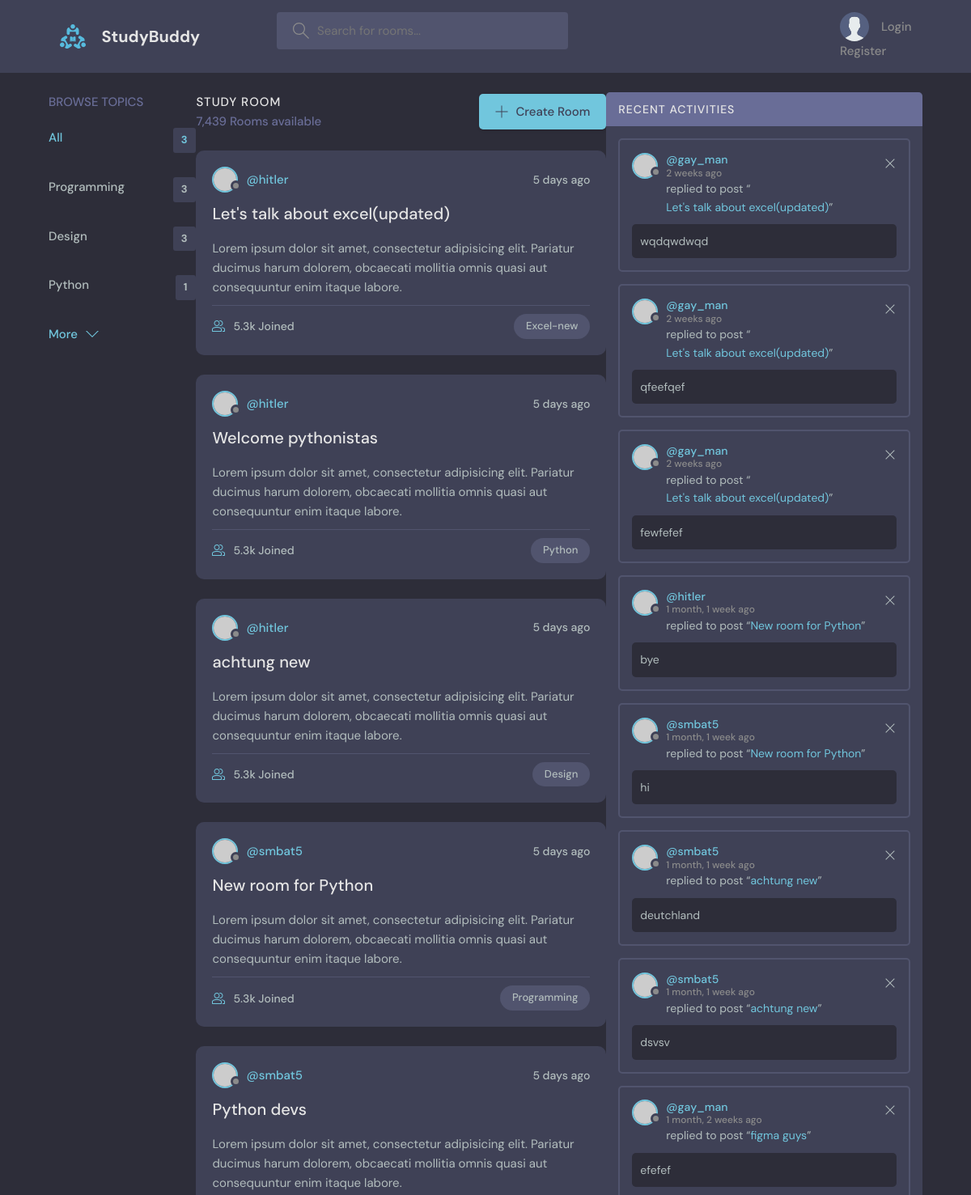
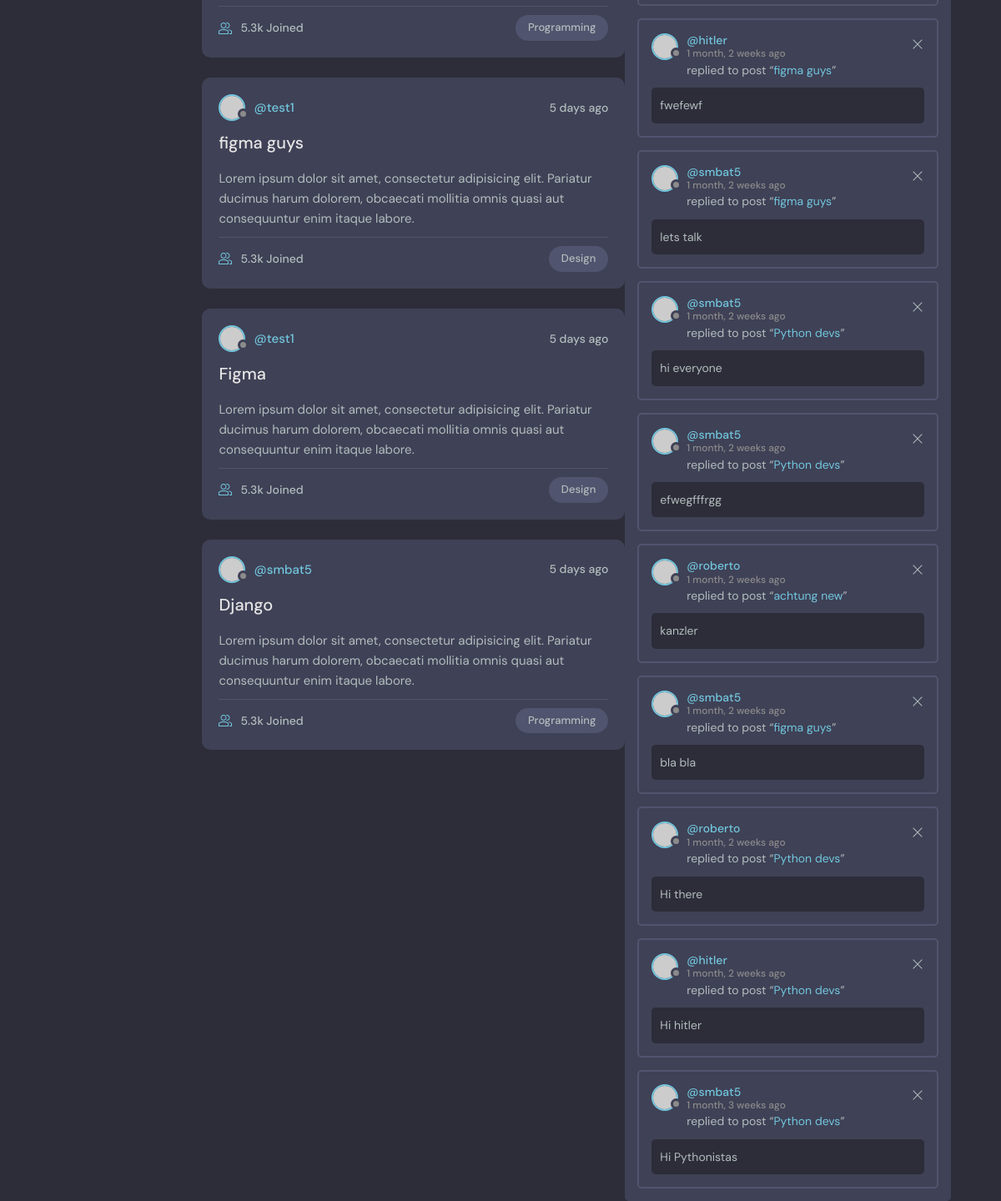
The page / on the database its author committed (2 pictures, top to bottom).
### polls/models.py (models this page shows, shortened)
class Topic(models.Model):
    name = models.CharField(max_length=200)

class Room(models.Model):
    host = models.ForeignKey(User, on_delete=models.SET_NULL , null=True)
    topic = models.ForeignKey(Topic , on_delete=models.SET_NULL, null=True)
    name = models.CharField(max_length=200)
    participants = models.ManyToManyField(User , related_name='participants' , blank=True)
    description = models.TextField(null=True , blank=True)
    modified_date = models.DateTimeField(auto_now=True)
    created_date = models.DateTimeField(auto_now_add=True)
    class Meta:
        ordering = ['-modified_date' , '-created_date']

class Message(models.Model):
    user = models.ForeignKey(User, on_delete=models.CASCADE)
    room = models.ForeignKey(Room , on_delete=models.CASCADE)
    body = models.TextField()
    modified_date = models.DateTimeField(auto_now=True)
    created_date = models.DateTimeField(auto_now_add=True)
    def __str__(self) -> str:
        return self.body[:50]

### polls/views.py (the view)
# urls.py: 2. Add a URL to urlpatterns:  path('', views.home, name='home')
def home(request):
    q = request.GET.get('q') if request.GET.get('q') != None else ''
    rooms = Room.objects.filter(Q(topic__name__icontains = q)|Q(host__username__icontains = q)|Q(name__icontains = q)|Q(description__icontains = q))
    room_count = rooms.count()
    topics = Topic.objects.all()[:3]
    room_messages = Message.objects.filter(
                                           Q(user__username__icontains = q)|
                                           Q(body__icontains = q)|
                                           Q(room__name__icontains = q)|
                                           Q(room__topic__name__icontains = q)
                                           ).order_by('-created_date')
    return render(request , 'polls/home.html', context={'rooms':rooms,
                                                        'topics':topics,
                                                        'room_count':room_count,
                                                        'room_messages':room_messages})

### polls/templates/polls/home.html (shortened to what this page needs)
{% extends 'index.html' %}
{% load static %}
{% block content %}
    <main class="layout layout--3">
      <div class="container">
        {% include 'polls/topics_component.html' %}
        <div class="roomList">
          <div class="roomList__header">
            <div>
              <h2>Study Room</h2>
              <p>7,439 Rooms available</p>
            </div>
            <a class="btn btn--main" href="create-room.html">
              <svg version="1.1" xmlns="http://www.w3.org/2000/svg" width="32" height="32" viewBox="0 0 32 32">
                <title>add</title>
                <path
                  d="M16.943 0.943h-1.885v14.115h-14.115v1.885h14.115v14.115h1.885v-14.115h14.115v-1.885h-14.115v-14.115z"
                ></path>
              </svg>
              Create Room
            </a>
          </div>
          {% include 'polls/room_component.html' %}
        </div>
        {% include 'polls/activity_component.html' %}
        {% endblock %}

### polls/templates/polls/topics_component.html
<div class="topics">
    <div class="topics__header">
      <h2>Browse Topics</h2>
    </div>
    <ul class="topics__list">
      <li>
        <a href="{% url 'home' %}" class="active">All <span>{{topics.count}}</span></a>
      </li>
      {% for topic in topics%}
        <li>
            <a href="{% url 'home' %}?q={{topic.name}}">{{topic.name}} <span>{{topic.room_set.all.count}}</span></a>
        </li>
        {%endfor%}
    </ul>
    <a class="btn btn--link" href="{% url 'topics' %}">
      More
      <svg version="1.1" xmlns="http://www.w3.org/2000/svg" width="32" height="32" viewBox="0 0 32 32">
        <title>chevron-down</title>
        <path d="M16 21l-13-13h-3l16 16 16-16h-3l-13 13z"></path>
      </svg>
    </a>
  </div>

### polls/templates/polls/room_component.html (shortened to what this page needs)
<div class="roomList">
    {% for room in rooms%}
    <div class="roomListRoom">
      <div class="roomListRoom__header">
        <a href="{% url 'user_page' room.host.id %}" class="roomListRoom__author">
          <div class="avatar avatar--small">
            <img src="https://randomuser.me/api/portraits/women/11.jpg" />
          </div>
          <span>@{{room.host.username}}</span>
        </a>
        <div class="roomListRoom__actions">
          <span>5 days ago</span>
        </div>
      </div>
      <div class="roomListRoom__content">
        <a href="{% url 'room' room.id %}">{{room.name}}</a>
        <p>
          Lorem ipsum dolor sit amet, consectetur adipisicing elit. Pariatur ducimus harum dolorem, obcaecati
          mollitia omnis quasi aut consequuntur enim itaque labore.
        </p>
      </div>
      <div class="roomListRoom__meta">
        <a href="room.html" class="roomListRoom__joined">
          5.3k Joined
        </a>
        <p class="roomListRoom__topic">{{room.topic.name}}</p>
      </div>
    </div>
    {%endfor%}
  </div>

### polls/templates/polls/activity_component.html
<div class="activities">
    <div class="activities__header">
      <h2>Recent Activities</h2>
    </div>
    {% for room_message in room_messages%}
    <div class="activities__box">
      <div class="activities__boxHeader roomListRoom__header">
        <a href="{% url 'user_page' room_message.user.id %}" class="roomListRoom__author">
          <div class="avatar avatar--small">
            <img src="https://randomuser.me/api/portraits/women/11.jpg" />
          </div>
          <p>
            @{{room_message.user.username}}
            <span>{{room_message.created_date|timesince}} ago</span>
          </p>
        </a>
        <div class="roomListRoom__actions">
          <a href="#">
            <svg version="1.1" xmlns="http://www.w3.org/2000/svg" width="32" height="32" viewBox="0 0 32 32">
              <title>remove</title>
              <path
                d="M27.314 6.019l-1.333-1.333-9.98 9.981-9.981-9.981-1.333 1.333 9.981 9.981-9.981 9.98 1.333 1.333 9.981-9.98 9.98 9.98 1.333-1.333-9.98-9.98 9.98-9.981z"
              ></path>
            </svg>
          </a>
        </div>
      </div>
      <div class="activities__boxContent">
        <p>replied to post “<a href="room.html">{{room_message.room.name}}</a>”</p>
        <div class="activities__boxRoomContent">
            {{room_message}}
        </div>
      </div>
    </div>
    {%endfor%}
  </div>

### rows shown on the page
Topic: name "Programming", room_set.all.count "3"
Topic: name "Design", room_set.all.count "3"
Topic: name "Python", room_set.all.count "1"
Room: host.username "hitler", name "Let's talk about excel(updated)", topic.name "Excel-new"
Room: host.username "hitler", name "Welcome pythonistas", topic.name "Python"
Room: host.username "hitler", name "achtung new", topic.name "Design"
Room: host.username "smbat5", name "New room for Python", topic.name "Programming"
Room: host.username "smbat5", name "Python devs", topic.name "Programming"
Room: host.username "test1", name "figma guys", topic.name "Design"
Room: host.username "test1", name "Figma", topic.name "Design"
Room: host.username "smbat5", name "Django", topic.name "Programming"
Message: user.username "gay_man", created_date "2 weeks", room.name "Let's talk about excel(updated)", body "wqdqwdwqd"
Message: user.username "gay_man", created_date "2 weeks", room.name "Let's talk about excel(updated)", body "qfeefqef"
Message: user.username "gay_man", created_date "2 weeks", room.name "Let's talk about excel(updated)", body "fewfefef"
Message: user.username "hitler", created_date "1 month, 1 week", room.name "New room for Python", body "bye"
Message: user.username "smbat5", created_date "1 month, 1 week", room.name "New room for Python", body "hi"
Message: user.username "smbat5", created_date "1 month, 1 week", room.name "achtung new", body "deutchland"
Message: user.username "smbat5", created_date "1 month, 1 week", room.name "achtung new", body "dsvsv"
Message: user.username "gay_man", created_date "1 month, 2 weeks", room.name "figma guys", body "efefef"
Message: user.username "hitler", created_date "1 month, 2 weeks", room.name "figma guys", body "fwefewf"
Message: user.username "smbat5", created_date "1 month, 2 weeks", room.name "figma guys", body "lets talk"
Message: user.username "smbat5", created_date "1 month, 2 weeks", room.name "Python devs", body "hi everyone"
Message: user.username "smbat5", created_date "1 month, 2 weeks", room.name "Python devs", body "efwegfffrgg"
Message: user.username "roberto", created_date "1 month, 2 weeks", room.name "achtung new", body "kanzler"
Message: user.username "smbat5", created_date "1 month, 2 weeks", room.name "figma guys", body "bla bla"
Message: user.username "roberto", created_date "1 month, 2 weeks", room.name "Python devs", body "Hi there"
Message: user.username "hitler", created_date "1 month, 2 weeks", room.name "Python devs", body "Hi hitler"
Message: user.username "smbat5", created_date "1 month, 3 weeks", room.name "Python devs", body "Hi Pythonistas"

### other values the page prints
{{ topics.count }} "3"
